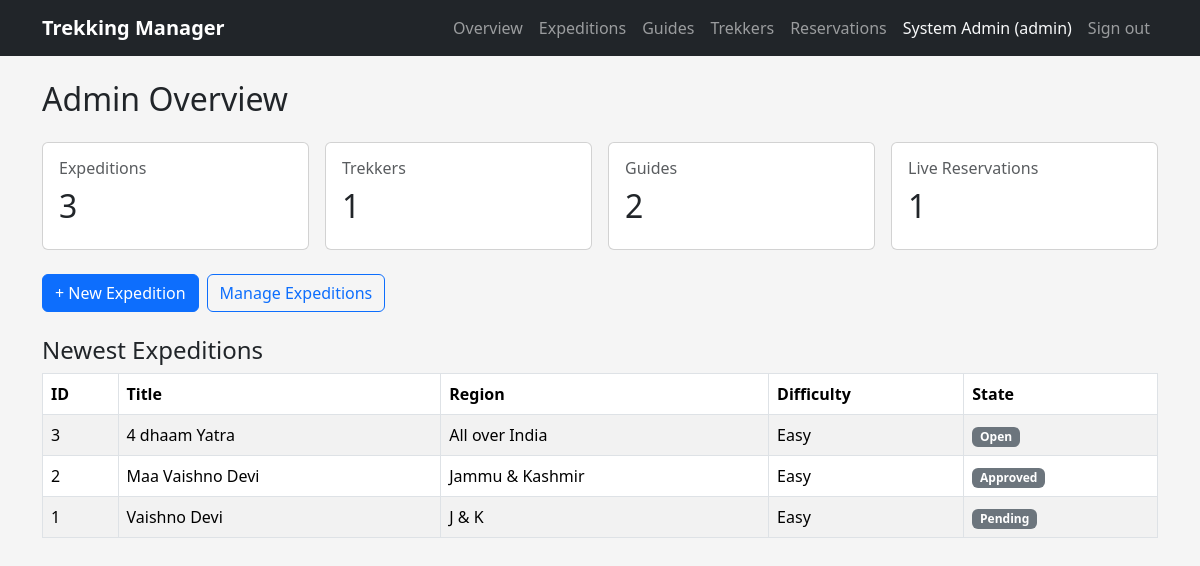
Screenshot of /admin/overview (signed in) with the database file from the repository.
### models.py (models this page shows)
class Expedition(db.Model):
    __tablename__ = "expeditions"
    id = db.Column(db.Integer, primary_key=True)
    title = db.Column(db.String(150), nullable=False)
    region = db.Column(db.String(100), nullable=False)
    difficulty_level = db.Column(db.String(20), nullable=False)
    num_days = db.Column(db.Integer, nullable=False)
    capacity = db.Column(db.Integer, nullable=False)
    seats_left = db.Column(db.Integer, nullable=False)
    guide_id = db.Column(db.Integer, db.ForeignKey("accounts.id"))
    current_state = db.Column(db.String(20), nullable=False, default="Pending")
    begin_date = db.Column(db.String(20))
    finish_date = db.Column(db.String(20))
    notes = db.Column(db.Text)
    added_on = db.Column(db.DateTime, default=datetime.utcnow)
    reservations = db.relationship("Reservation", backref="expedition", lazy=True)

### main.py (the view)
@app.route("/admin/overview", endpoint="admin.overview")
@roles_only("admin")
def admin_overview():
    counts = {
        "expeditions": Expedition.query.count(),
        "trekkers": Account.query.filter_by(role="user").count(),
        "guides": Account.query.filter_by(role="staff").count(),
        "live_reservations": Reservation.query.filter_by(reservation_state="Booked").count(),
        "pending_guides": Account.query.filter_by(role="staff", account_status="pending").count(),
    }
    newest_expeditions = Expedition.query.order_by(Expedition.added_on.desc()).limit(5).all()
    return render_template("admin/dashboard.html", counts=counts, newest_expeditions=newest_expeditions)

### main.py (called while the page is built)
def roles_only(*allowed_roles):
    def outer(view_func):
        @wraps(view_func)
        def guarded(*args, **kwargs):
            if "account_id" not in session:
                flash("Please sign in first.", "warning")
                return redirect(url_for("auth.login"))
            if session.get("role") not in allowed_roles:
                flash("That page isn't available for your account type.", "danger")
                return redirect(url_for("auth.landing"))
            return view_func(*args, **kwargs)
        return guarded
    return outer

### templates/admin/dashboard.html (shortened to what this page needs)
{% extends "layout.html" %}
{% block body %}
<h2 class="mb-4">Admin Overview</h2>
<div class="row g-3 mb-4">
    <div class="col-md-3">
        <div class="card"><div class="card-body">
            <h6 class="text-muted">Expeditions</h6><h2>{{ counts.expeditions }}</h2>
        </div></div>
    </div>
    <div class="col-md-3">
        <div class="card"><div class="card-body">
            <h6 class="text-muted">Trekkers</h6><h2>{{ counts.trekkers }}</h2>
        </div></div>
    </div>
    <div class="col-md-3">
        <div class="card"><div class="card-body">
            <h6 class="text-muted">Guides</h6><h2>{{ counts.guides }}</h2>
        </div></div>
    </div>
    <div class="col-md-3">
        <div class="card"><div class="card-body">
            <h6 class="text-muted">Live Reservations</h6><h2>{{ counts.live_reservations }}</h2>
        </div></div>
    </div>
</div>
<div class="d-flex gap-2 mb-4">
    <a href="{{ url_for('admin.new_expedition') }}" class="btn btn-primary">+ New Expedition</a>
    <a href="{{ url_for('admin.list_expeditions') }}" class="btn btn-outline-primary">Manage Expeditions</a>
</div>
<h4>Newest Expeditions</h4>
<table class="table table-striped table-bordered bg-white">
    <thead><tr><th>ID</th><th>Title</th><th>Region</th><th>Difficulty</th><th>State</th></tr></thead>
    <tbody>
        {% for exp in newest_expeditions %}
        <tr>
            <td>{{ exp.id }}</td><td>{{ exp.title }}</td><td>{{ exp.region }}</td>
            <td>{{ exp.difficulty_level }}</td>
            <td><span class="badge bg-secondary">{{ exp.current_state }}</span></td>
        </tr>
        {% else %}
        <tr><td colspan="5" class="text-center">Nothing created yet.</td></tr>
        {% endfor %}
    </tbody>
</table>
{% endblock %}

### static/css/main.css (style rules this page uses)
body { background-color: #f5f5f5; }
.card { border-radius: 6px; }

### rows the page displays
Expedition: id "3", title "4 dhaam Yatra", region "All over India", difficulty_level "Easy", current_state "Open"
Expedition: id "2", title "Maa Vaishno Devi", region "Jammu & Kashmir", difficulty_level "Easy", current_state "Approved"
Expedition: id "1", title "Vaishno Devi", region "J & K", difficulty_level "Easy", current_state "Pending"

### other values shown
{{ session.full_name }} "System Admin"
{{ session.role }} "admin"
{{ counts.expeditions }} "3"
{{ counts.trekkers }} "1"
{{ counts.guides }} "2"
{{ counts.live_reservations }} "1"
